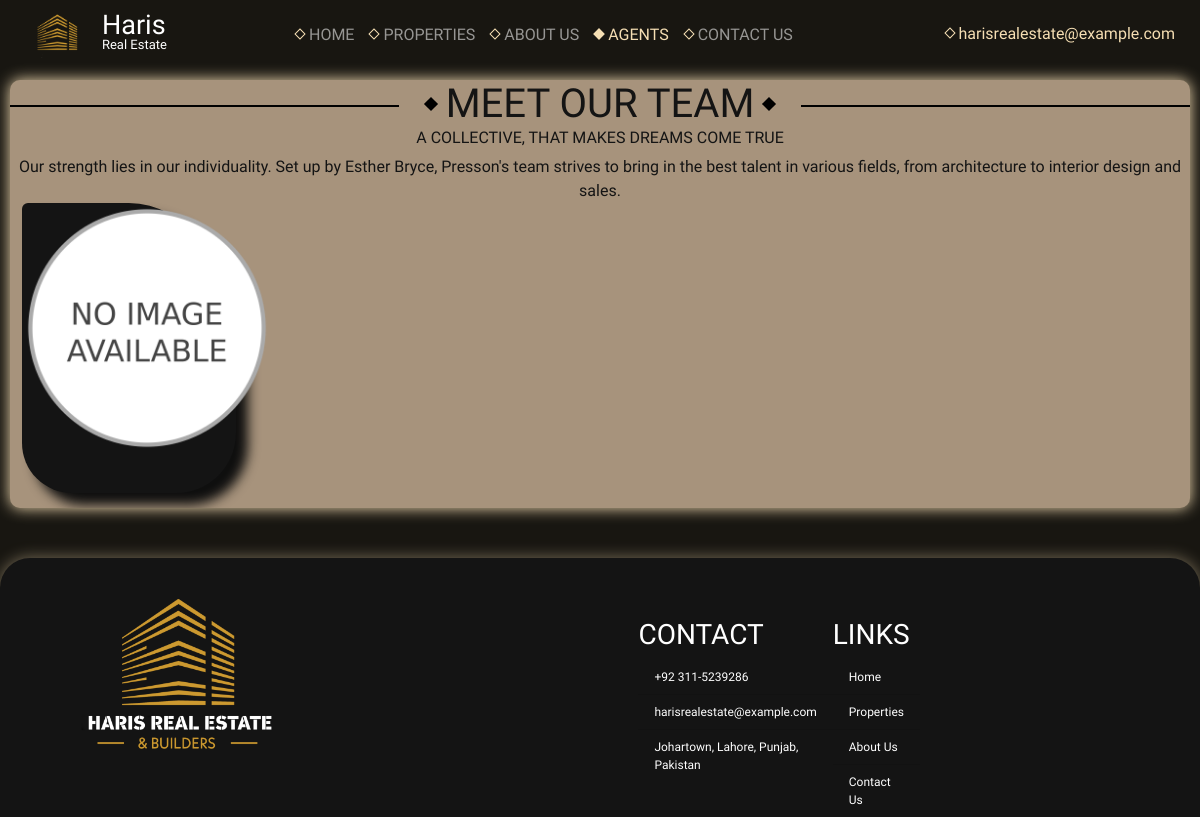
/agents, run on an earlier commit of the app's database.
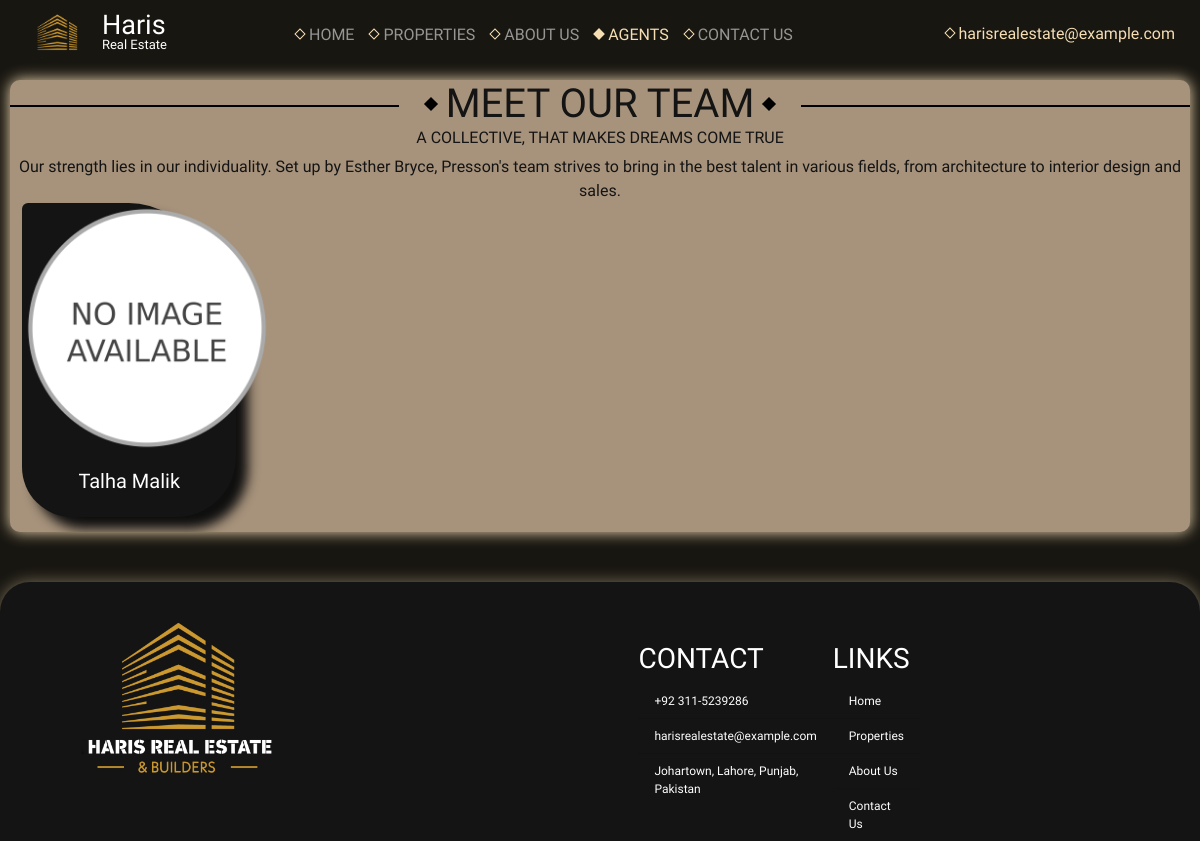
And on a later commit of the database.
### website/models.py (models this page shows)
class User (AbstractUser):
	def user_directory_path(instance, filename):
		return 'images/user_{0}/profile_image/{1}'.format(instance.username, filename)
	bio_info = models.TextField(max_length=500)
	profile_image = models.ImageField(upload_to = user_directory_path, blank=True)
	phone_number = PhoneNumberField(blank=True)

### website/views.py (the view)
# urls.py: path('agents', views.agents, name = 'agents'),
def agents (request):
    agents = User.objects.all()
    return render(request, 'website/agents.html', {
        'agents': agents
    })

### website/templates/website/agents.html
{% extends 'website/layout.html' %}
{% load static %}
{% block body %}
<section class="about_us_main">
	<div class="agents">
		<div class="agent-title text-center">
			<h1 class="card-title"><div class="seperator"></div>MEET OUR TEAM<div class="seperator"></div></h1>
			<h6 class="card-text">A COLLECTIVE, THAT MAKES DREAMS COME TRUE</h6>
			<p class="card-text">Our strength lies in our individuality. Set up by Esther Bryce, Presson's team strives to bring in the best talent in various fields, from architecture to interior design and sales. </p>
		</div>
		<div class="row row-cols-2 row-cols-md-5">
			{% for agent in agents %}
				<div class="col">
					<div class="card">
						<a href="">
								{% if agent.profile_image %}
									<img src="media/{{ agent.profile_image }}" class="card-img" alt="...">
								{% else %}
									<img src="media\images\No_image\No_image_available.png" class="card-img" alt="...">
								{% endif %}
							<div class="card-body text-center">
							  <h5 class="card-title">{{ agent.first_name | title }} {{ agent.last_name | title }}</h5>
							</div>
						</a>
					</div>
				</div>
			{% endfor %}
		</div>
	</div>
</section>
{% endblock %}

### website/templates/website/layout.html (shortened to what this page needs)
{% load static %}
<!DOCTYPE html>
<html lang="en">
<head>
	<link href="https://cdn.jsdelivr.net/npm/bootstrap@5.2.3/dist/css/bootstrap.min.css" rel="stylesheet">
	<link rel="stylesheet" href="{% static 'website/css/styles.css' %}">
</head>
<body>
	{% block nav %}
	<header>
		<nav class="navbar navbar-dark navbar-expand-lg">
			<div class="container-fluid">
				<a class="navbar-brand mb-0 h1" >
					<img class="logo" src="{% static 'website/img/icons/Dark theme logo(withouttext).png' %}" alt="Haris Real Estate LOGO" width="90" height="85">
					<span class="HRE">Haris<br><span style="font-size: 13px;">Real Estate</span></span>
				</a>
				<div class="collapse navbar-collapse" id="navbarSupportedContent">
					<ul class="navbar-nav">
						<li class="nav-item">
							<a href="{% url 'index' %}" {% if request.path == "/" %}class="nav-link active text-center"{% endif %} class="nav-link text-center" id="home"><div class="seperator"></div>HOME</a>
						</li>
						<li class="nav-item">
							<a href="{% url 'properties' %}" {% if "/properties" in request.path %}class="nav-link active text-center"{% endif %} class="nav-link text-center" id="properties"><div class="seperator"></div>PROPERTIES</a>
						</li>
						<li class="nav-item">
							<a href="{% url 'about_us' %}" {% if "/about-us" in request.path %}class="nav-link active text-center"{% endif %} class="nav-link text-center" id="about-us"><div class="seperator"></div>ABOUT US</a>
						</li>
						<li class="nav-item">
							<a href="{% url 'agents' %}" {% if "/agents" in request.path %}class="nav-link active text-center"{% endif %} class="nav-link text-center" id="agents"><div class="seperator"></div>AGENTS</a>
						</li>
						<li class="nav-item">
							<a href="{% url 'contact_us' %}" {% if "/contact-us" in request.path %}class="nav-link active text-center"{% endif %} class="nav-link text-center" id="contact-us"><div class="seperator"></div>CONTACT US</a>
						</li>
					</ul>
					<div class="text-center">
						<a href="mailto:harisrealestate@example.com" class="nav-link mail" style="color: wheat;"><div class="seperator seperator-home"></div>harisrealestate@example.com</a>
					</div>
				</div>
			</div>
		</nav>
	</header>
	{% endblock %}
	<main>
		{% block body %}
		{% endblock %}
	</main>
	{% block footer %}
	<footer>
		<div class="footer_row">
			<div class="footer_col">
				<img src="{% static 'website/img/icons/Dark theme logo (Haris real estate).png' %}" class="img-fluid rounded-start" alt="..." width="40%" height="auto" class="logo">
			</div>
			<div class="footer_col">
				<ul class="list-group list-group-flush">
					<th class="list-group-item"><h3>CONTACT</h3></th>
					<li class="list-group-item">+92 311-5239286</li>
					<li class="list-group-item">harisrealestate@example.com</li>
					<li class="list-group-item">Johartown, Lahore, Punjab, Pakistan</li>
				</ul>
			</div>
			<div class="footer_col">
				<ul class="list-group list-group-flush">
					<th class="list-group-item"><h3>LINKS</h3></th>
					<li class="list-group-item">Home</li>
					<li class="list-group-item">Properties</li>
					<li class="list-group-item">About Us</li>
					<li class="list-group-item">Contact Us</li>
				</ul>
			</div>
		</div>
	</footer>
	{% endblock %}
</body>
</html>

### website/static/website/css/styles.css (style rules this page uses)
* { box-sizing: border-box; }
html { height: 100%; }
body { margin: auto; background-color: rgb(24, 22, 17); color: whitesmoke; font-family: 'unbounded', 'Sigmar One', 'Rubik 80s Fade', Times, serif; scroll-behavior: smooth; }
header { display: none; }
main { opacity: 0; visibility: hidden; transition: 2.5s ease-in-out; }
.HRE { width: 10px; display: inline-block; line-height: 15px; font-size: 27px; margin-top: 34px; margin-right: 160px; }
.navbar { height: 70px; position: absolute; top: 0; left: 0; z-index: 4; width: 100%; transition: 0.1s; }
.logo { margin-right: -5px; }
.container-fluid { position: relative; display: flex; }
.seperator { display: inline-flex; position: relative; width: 8px; height: 8px; top: -2px; border: 1px solid wheat; margin-right: 5px; transform: rotate(45deg); transition: 0.2s ease-in-out; }
.nav-link.active .seperator { background: wheat; }
.nav-item .nav-link.active { color: wheat; }
.top-categories, .agents { background: rgb(167, 147, 124); }
.top-categories, .about-us, .agents, .contact-us, .properties, .singleProperty { margin: 50px 10px; border-radius: 10px; box-shadow: 0px 0px 15px wheat; overflow: hidden; position: relative; }
.top-categories h1::before, .agents .agent-title .card-title::before { content: ''; display: inline-block; position: absolute; width: 35%; height: 2px; left: 0; top: 25px; background: black; }
.top-categories h1::after, .agents .agent-title .card-title::after { content: ''; display: inline-block; position: absolute; width: 35%; height: 2px; top: 25px; background: black; right: 0; }
.top-categories h1 .seperator, .agents .agent-title .card-title .seperator, .properties h1 .seperator { background: black; width: 10px; height: 10px; position: relative; margin: auto 10px; top: -8px; border: none; }
.agents .row { margin-left: 0; margin-bottom: 15px; }
.agents .agent-title { margin: auto; color: #141414; }
.agents .row .card { background: rgb(24, 22, 17); border: none; }
.agents .row .card img { width: 250px; height: 250px; border-radius: 50%; image-rendering: crisp-edges; transition: 0.5s all ease-in-out; }
.agents .row .card { border-bottom-left-radius: 50px; border-bottom-right-radius: 60px; }
.agents .row .col:nth-of-type(odd) .card { background: #141414; border-top-right-radius: 50%; }
.agents .row .card { box-shadow: 12px 12px 12px rgb(15, 15, 15); }
.agents .row .card a { color: white; text-decoration: none; }
.agents .agent-title .card-title::before, .agents .agent-title .card-title::after { width: 33%; }
footer { color: #fff; background: #141414; box-shadow: 0px 0px 16px rgba(245, 222, 179, 0.438); border-top-right-radius: 30px; border-top-left-radius: 30px; padding-right: 80px; position: relative; }
footer .footer_row { display: flex; font-size: 12px; margin-right: 200px; }
footer .footer_col img { margin-left: 50px; }
footer .footer_col ul { margin-top: 60px; }
footer .footer_col ul li { background: none; color: #fff; }
.about_us_main { margin-top: 80px; }
@media screen and (min-width:1185px) { .collapse .mail { position: absolute; right: 25px; top: 43px; display: inline-block; } }

What changed in the data, as far as the page shows it:
changed User: first_name (not shown) → "Talha"; last_name (not shown) → "Malik"
